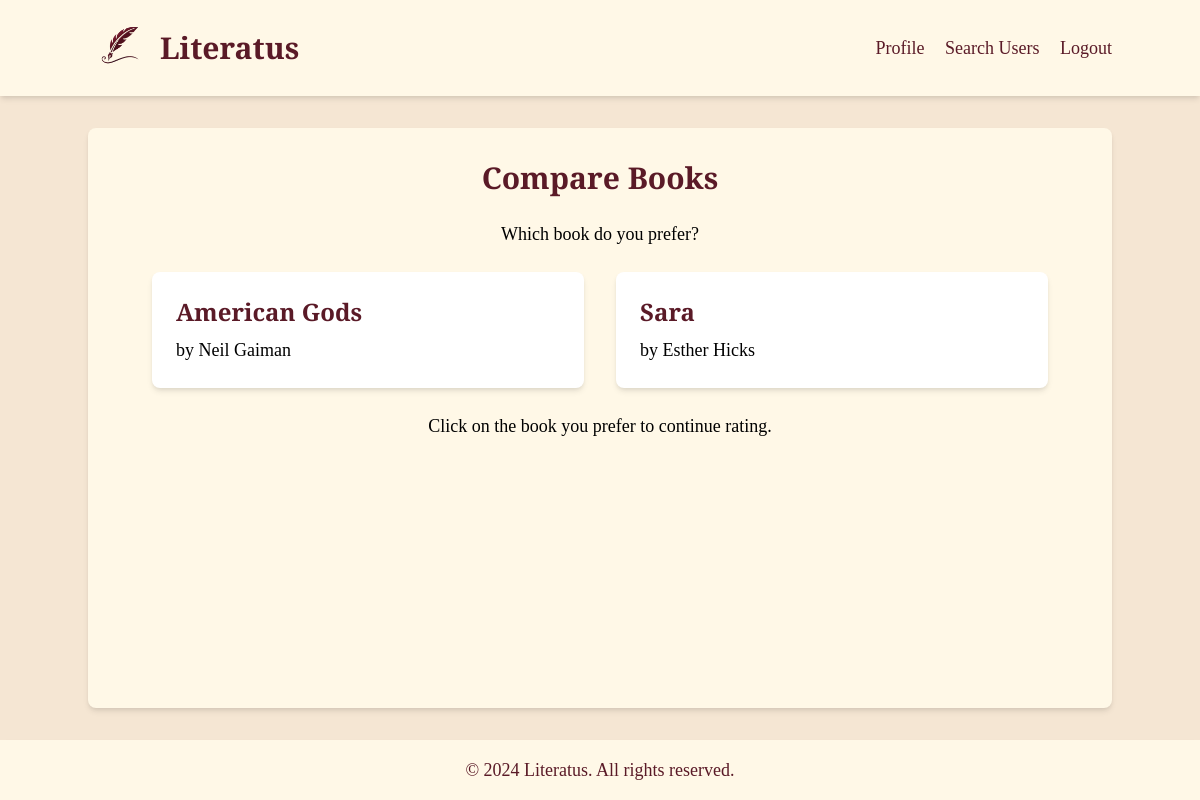
Screenshot of /rate_new_book/10 (signed in) with the database file from the repository.
### app.py (models this page shows)
class Book(db.Model):
    id = db.Column(db.Integer, primary_key=True)
    title = db.Column(db.String(200), nullable=False)
    author = db.Column(db.String(100), nullable=False)
    sentiment = db.Column(db.String(20), nullable=False)
    position = db.Column(db.Integer, nullable=False)
    user_id = db.Column(db.Integer, db.ForeignKey('user.id'), nullable=False)
    google_books_url = db.Column(db.Text)  # New field for Google Books URL

### app.py (the view)
@app.route('/rate_new_book/<int:book_id>')
@login_required
def rate_new_book(book_id):
    new_book = db.session.get(Book, book_id)
    if not new_book:
        flash('Book not found.')
        return redirect(url_for('profile', username=current_user.username))
    books_to_compare = Book.query.filter_by(user_id=current_user.id, sentiment=new_book.sentiment).order_by(Book.position).all()
    books_to_compare = [book for book in books_to_compare if book.id != new_book.id]
    if not books_to_compare:
        new_book.position = 1
        db.session.commit()
        flash('Book rating completed!')
        return redirect(url_for('profile', username=current_user.username))
    session['books_to_compare'] = [book.id for book in books_to_compare]
    session['comparison_index'] = len(books_to_compare) // 2
    session['new_book_id'] = new_book.id
    compared_book = books_to_compare[session['comparison_index']]
    return render_template('rate_new_book.html', new_book=new_book, compared_book=compared_book)

### app.py (called while the page is built)
@login_manager.user_loader
def load_user(user_id):
    return User.query.get(int(user_id))

### templates/rate_new_book.html (shortened to what this page needs)
{% extends "layout.html" %}
{% block content %}
<div class="max-w-4xl mx-auto text-center">
    <h1 class="text-3xl font-bold mb-6 text-maroon font-title">Compare Books</h1>
    <p class="mb-6">Which book do you prefer?</p>
    <div class="flex justify-center space-x-8">
        <form action="{{ url_for('compare_books') }}" method="post" class="w-1/2">
            <button type="submit" class="w-full bg-white p-6 rounded-lg shadow-md hover:shadow-lg transition duration-300 text-left">
                <h2 class="text-2xl font-semibold mb-2 text-maroon font-title">{{ new_book.title }}</h2>
                <p>by {{ new_book.author }}</p>
            </button>
        </form>
        <form action="{{ url_for('compare_books') }}" method="post" class="w-1/2">
            <button type="submit" class="w-full bg-white p-6 rounded-lg shadow-md hover:shadow-lg transition duration-300 text-left">
                <h2 class="text-2xl font-semibold mb-2 text-maroon font-title">{{ compared_book.title }}</h2>
                <p>by {{ compared_book.author }}</p>
            </button>
        </form>
    </div>
    <p class="mt-6">Click on the book you prefer to continue rating.</p>
</div>
{% endblock %}

### templates/layout.html (style rules this page uses)
body { background-color: #F5E6D3; font-family: 'EB Garamond', serif; }
.text-maroon { color: #5A1A27; }
h1, h2, h3, h4, h5, h6, .font-title { font-family: 'Playfair Display', serif; }

### rows the page displays
Book: title "American Gods", author "Neil Gaiman"
Book: title "Sara", author "Esther Hicks"
